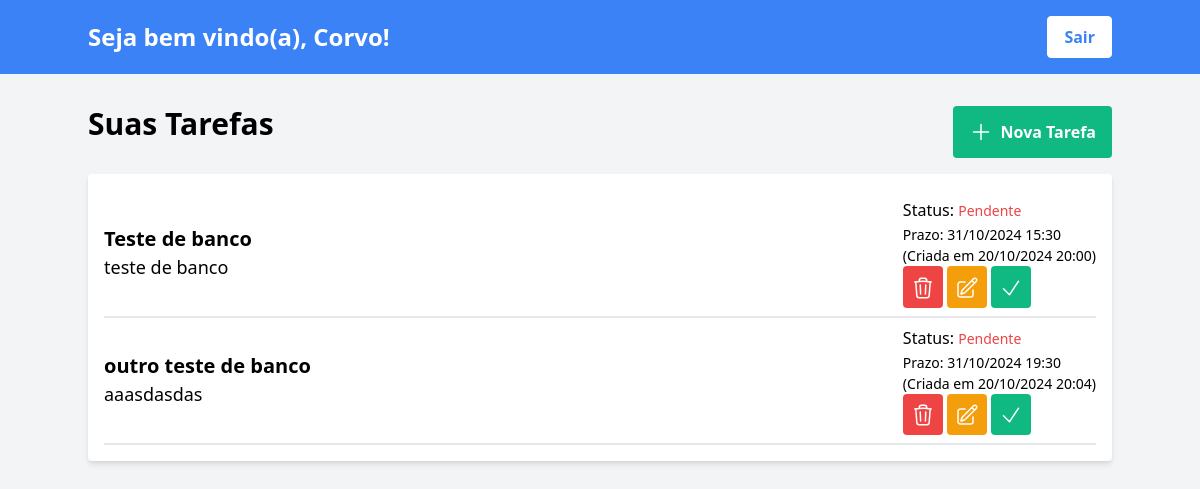
Page /system (signed in) on the committed database.
### classes/user_class.py (models this page shows, shortened)
class User(b):
    __tablename__ = 'users'
    id = Column(Integer, primary_key = True)
    name = Column(String, nullable = False)
    password = Column(String, nullable = False)
    email = Column(String, unique = True, nullable = False)
    active = Column(Boolean, default = True) # Alterar default para False futuramente
    tasks = relationship('Task', back_populates = 'user')

### classes/task_class.py (models this page shows, shortened)
class Task(b):
    __tablename__ = 'tasks'
    id = Column(Integer, primary_key = True)
    title = Column(String, nullable = False)
    description = Column(String, nullable = False)
    created_at = Column(DateTime, default = datetime.now)
    due = Column(DateTime, nullable = False)
    completed = Column(Boolean, default = False)
    user_id = Column(Integer, ForeignKey('users.id'))
    user = relationship('User', back_populates = 'tasks')

### main.py (the view)
@app.route('/system')
@login_required
def system() -> Response:
    return render_template('system.html', user = current_user)

### main.py (called while the page is built)
@login_manager.user_loader
@with_session
def load_user(session: Session, id: int) -> Optional[User]:
    return session.query(User).options(joinedload(User.tasks)).filter_by(id = id).first()

### session/session.py (called while the page is built)
def create_tables(engine: Engine) -> None:
    b.metadata.create_all(engine)

def with_session(func: callable) -> any:
    @wraps(func)
    def wrapper(*args, **kwargs) -> any:
        engine = create_engine(f'sqlite:///db/{DATABASE}', echo = True)
        create_tables(engine)
        Session = sessionmaker(bind = engine)
        session = Session()
        task = func(session, *args, **kwargs)
        session.close()
        return task
    return wrapper

### templates/system.html (shortened to what this page needs)
<!DOCTYPE html>
<html lang="en">
<head>
    <link href="https://cdn.jsdelivr.net/npm/tailwindcss@2.2.19/dist/tailwind.min.css" rel="stylesheet">
    <link href="https://cdn.jsdelivr.net/npm/pikaday/css/pikaday.css" rel="stylesheet">
</head>
<body class="bg-gray-100">
    <nav class="bg-blue-500 p-4 text-white">
        <div class="container mx-auto flex justify-between items-center">
            <h1 class="text-2xl font-semibold">Seja bem vindo(a), {{ user.name.title() }}!</h1>
            <a href="{{ url_for('logout') }}" class="bg-white text-blue-500 font-semibold py-2 px-4 rounded border border-white hover:bg-blue-100">
                Sair
            </a>
        </div>
    </nav>
    <div class="container mx-auto mt-8">
        <div class="flex justify-between mb-4 mt-6">
            <h2 class="text-3xl font-semibold mb-4">Suas Tarefas</h2>
            <button id="nova_tarefa" class="bg-green-500 text-white font-semibold py-2 px-4 rounded hover:bg-green-600 flex items-center">
                <svg xmlns="http://www.w3.org/2000/svg" fill="none" viewBox="0 0 24 24" stroke-width="1.5" stroke="currentColor" class="w-6 h-6 mr-2">
                    <path stroke-linecap="round" stroke-linejoin="round" d="M12 4.5v15m7.5-7.5h-15" />
                </svg>
                Nova Tarefa
            </button>
        </div>
        <div class="bg-white p-4 rounded shadow-md">
            {% if user.tasks %}
                {% for task in user.tasks %}
                <div class="flex items-center justify-between border-b-2 py-2">
                    <div class="flex-grow">
                        <div class="text-left">
                            <span class="text-xl font-semibold">{{ task.title }}</span>
                            <br>
                            <span class="text-lg">{{ task.description }}</span>
                        </div>
                    </div>
                    <div>
                        Status:
                        <span class="text-sm {% if task.completed %}text-green-500{% else %}text-red-500{% endif %}">
                            {% if task.completed %}Concluída{% else %}Pendente{% endif %}
                        </span>
                        <br>
                        <span class="text-sm">Prazo: {{ task.due.strftime('%d/%m/%Y %H:%M') }}</span>
                        <br>
                        <span class="text-lg">
                            <p class="text-sm">(Criada em {{ task.created_at.strftime('%d/%m/%Y %H:%M') }})</p>
                        </span>
                        <button onclick="abrirModalConfirmacao('{{ url_for('remove_task', task_id=task.id) }}');" class="bg-red-500 text-white font-semibold py-2 px-2 rounded hover:bg-red-600">
                        </button>
                        <button class="bg-yellow-500 text-white font-semibold py-2 px-2 rounded hover:bg-yellow-600">
                        </button>
                        <button class="bg-green-500 text-white font-semibold py-2 px-2 rounded hover:bg-green-600">
                            <svg xmlns="http://www.w3.org/2000/svg" fill="none" viewBox="0 0 24 24" stroke-width="1.5" stroke="currentColor" class="w-6 h-6 inline-block align-middle"">
                                <path stroke-linecap="round" stroke-linejoin="round" d="M4.5 12.75l6 6 9-13.5" />
                            </svg>
                        </button>
                    </div>
                </div>
                {% endfor %}
            {% else %}
                <span>
                    <h2 class="text-xl font-semibold mb-4 text-gray-400 text-center">Você não tem nenhuma tarefa.</h2>
                </span>
            {% endif %}
        </div>
    </div>
</body>
</html>

### rows in the picture
User: name "Corvo"
Task: title "Teste de banco", description "teste de banco", completed "Pendente", due "31/10/2024 15:30", created_at "20/10/2024 20:00"
Task: title "outro teste de banco", description "aaasdasdas", completed "Pendente", due "31/10/2024 19:30", created_at "20/10/2024 20:04"
